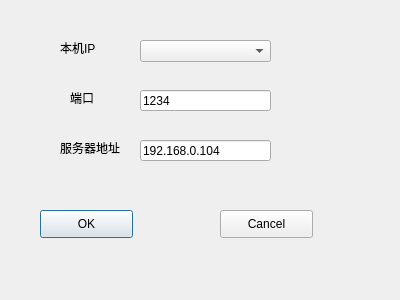
<?xml version="1.0" encoding="UTF-8"?>
<ui version="4.0">
 <class>Dialog_setting</class>
 <widget class="QDialog" name="Dialog_setting">
  <property name="geometry">
   <rect>
    <x>0</x>
    <y>0</y>
    <width>400</width>
    <height>300</height>
   </rect>
  </property>
  <property name="windowTitle">
   <string>Dialog</string>
  </property>
  <widget class="QLineEdit" name="ServerIP">
   <property name="geometry">
    <rect>
     <x>140</x>
     <y>140</y>
     <width>131</width>
     <height>21</height>
    </rect>
   </property>
   <property name="text">
    <string>192.168.0.104</string>
   </property>
  </widget>
  <widget class="QPushButton" name="pushButton">
   <property name="geometry">
    <rect>
     <x>40</x>
     <y>210</y>
     <width>93</width>
     <height>28</height>
    </rect>
   </property>
   <property name="text">
    <string>OK</string>
   </property>
  </widget>
  <widget class="QPushButton" name="pushButton_2">
   <property name="geometry">
    <rect>
     <x>220</x>
     <y>210</y>
     <width>93</width>
     <height>28</height>
    </rect>
   </property>
   <property name="text">
    <string>Cancel</string>
   </property>
  </widget>
  <widget class="QLabel" name="label">
   <property name="geometry">
    <rect>
     <x>60</x>
     <y>40</y>
     <width>68</width>
     <height>15</height>
    </rect>
   </property>
   <property name="text">
    <string>本机IP</string>
   </property>
  </widget>
  <widget class="QLabel" name="label_2">
   <property name="geometry">
    <rect>
     <x>60</x>
     <y>140</y>
     <width>101</width>
     <height>16</height>
    </rect>
   </property>
   <property name="text">
    <string>服务器地址</string>
   </property>
  </widget>
  <widget class="QLabel" name="label_3">
   <property name="geometry">
    <rect>
     <x>70</x>
     <y>90</y>
     <width>68</width>
     <height>15</height>
    </rect>
   </property>
   <property name="text">
    <string>端口</string>
   </property>
  </widget>
  <widget class="QLineEdit" name="PortNum">
   <property name="geometry">
    <rect>
     <x>140</x>
     <y>90</y>
     <width>131</width>
     <height>21</height>
    </rect>
   </property>
   <property name="text">
    <string>1234</string>
   </property>
  </widget>
  <widget class="QComboBox" name="cb_ips">
   <property name="geometry">
    <rect>
     <x>140</x>
     <y>40</y>
     <width>131</width>
     <height>22</height>
    </rect>
   </property>
  </widget>
 </widget>
 <resources/>
 <connections/>
</ui>
